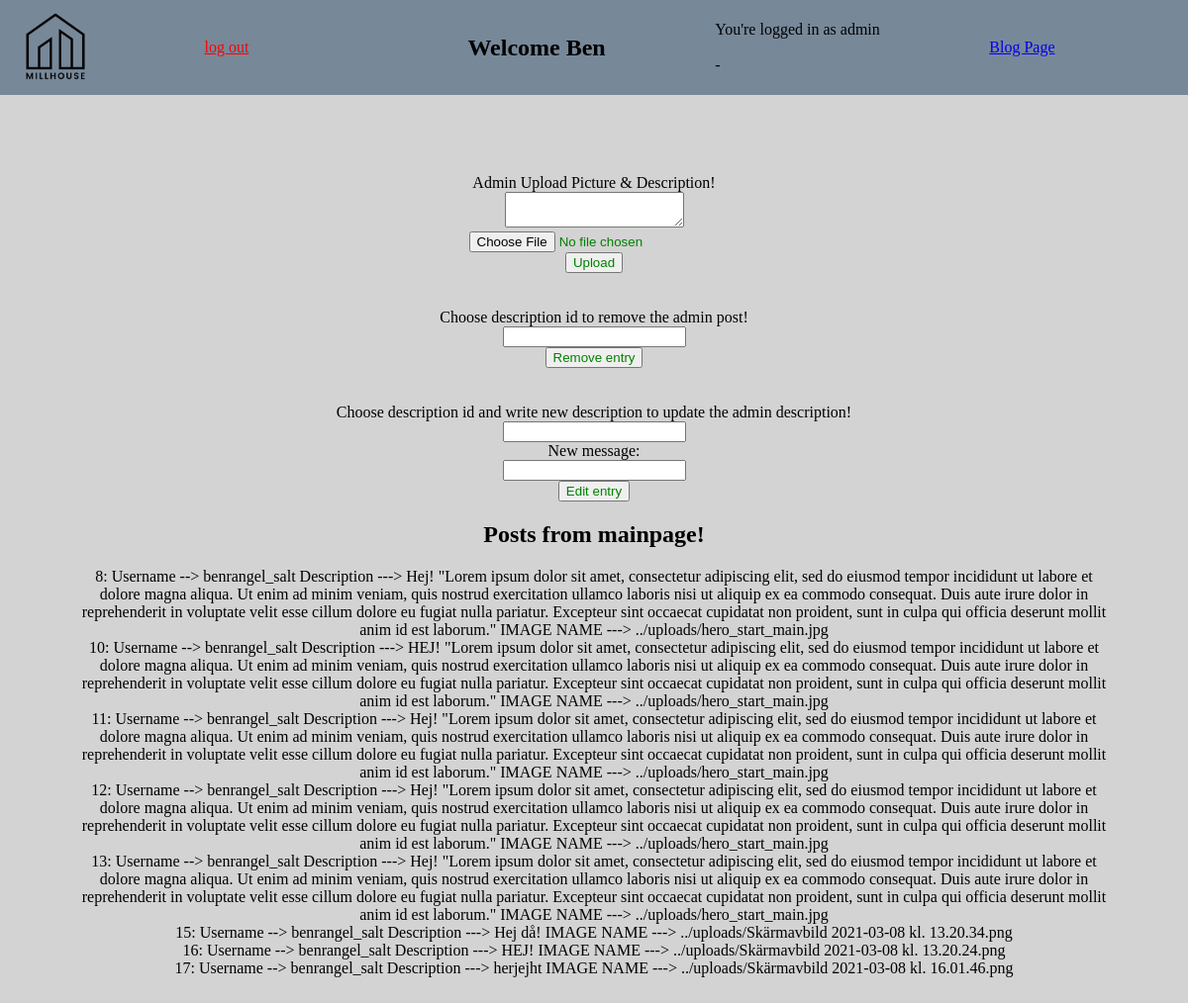
The page /views/loggedin.php (signed in) on the database as committed earlier.
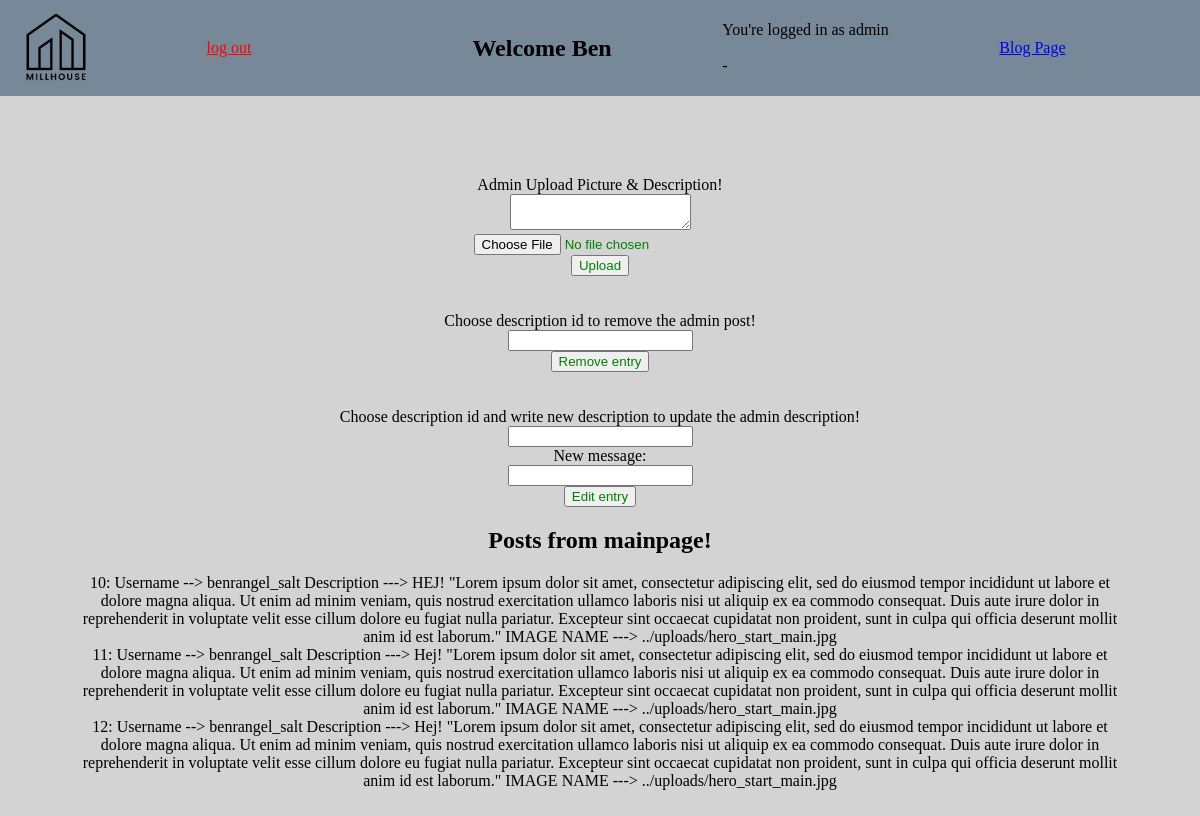
The same page on the database as committed later.
### tables this page shows
CREATE TABLE `posts` (
  `id` int(11) NOT NULL,
  `title` text DEFAULT NULL,
  `description` text DEFAULT NULL,
  `image` text DEFAULT NULL,
  `category` text DEFAULT NULL,
  `date` date DEFAULT current_timestamp(),
  `username` varchar(20) DEFAULT NULL
);

### views/loggedin.php (the view, shortened to what this page needs)
<!DOCTYPE html>
<html lang="en">
<head>
    <link rel="stylesheet" href="../css/style.css">
</head>
<body>
<nav id="blog-nav">
        <img id="blog-nav-logo" src="../uploads/Millhouse_logo.png" alt="Millhouse Logo">
        <a href="Logout.php" style="color: red;">
log out</a><br />
        <?php
if(isset($_SESSION['sess_user_id']) && $_SESSION['sess_user_id']  != "") {
  echo '<h1>Welcome '.$_SESSION['sess_name'].'</h1>';
  if(isset($_SESSION['sess_role']) && $_SESSION['sess_role'] == "admin") {
      echo "You're logged in as admin" . "<br/>" . "<br/>" . " - <a href='../main.php'>Blog Page</a>" . "<br/>" . "<br/>";
  }
  else {
    echo "You don't have admin rights. Please log in/register again <a href='register.php'>here</a> or go to main page <a href=' ../main.php'>here</a> ";
    die();
  }
}
?>
    </nav>
<div id="visiblePost">
<form id="upload" method="POST" action="../partials/handleUpload.php" enctype="multipart/form-data">
Admin Upload Picture & Description! <br>
<textarea type="text" name="description" > </textarea> <br />
<input id ="greenBtn" type="file" name="imageToUpload" value="Picture" /> <br>
<input id="greenBtn" type="submit"  value="Upload"><br><br>
</form>
<br>
<form id="remove" action="../partials/handleRemove.php" method="GET">
    Choose description id to remove the admin post! <br/>
    <input type="number" name="id"> <br/>
    <input id ="greenBtn" type="submit" value="Remove entry"><br><br>
</form>
<br>
<form id="edit" action="../partials/handleEdit.php" method="GET">
    Choose description id and write new description to update the admin description! <br/>
    <input type="number" name="id"> <br/>
    New message:<br><input type="text" name="newDescription">
    <br><input id="greenBtn" type="submit" value="Edit entry">
</form>
<?php
include("db.php");
echo "<h2> Posts from mainpage! </h2>";
$stm = $pdo->query("SELECT id, title, description, image, category, date, username FROM posts");
while ($row = $stm->fetch()) {
    echo $row['id'] . ": " . "Username --> " . $row['username'] . " Description ---> " . $row['description'] . " IMAGE NAME ---> " .  $row['image'] . "<br />";
}
?>
</div>
</body>
</html>

### css/style.css (style rules this page uses)
body { margin: 0; padding: 0; box-sizing: border-box; font-family: futura; background-color: lightgrey; }
#blog-nav { background-color: lightslategray; height: 6rem; width: auto; display: flex; justify-content: space-between; align-items: center; padding-left: 1rem; padding-right: 1.5rem; }
#blog-nav-logo { width: 5rem; height: 5rem; }
#visiblePost { padding: 5rem; text-align: center; display: block; }
#greenBtn { color: green; }

Rows that differ between the two databases and show on the page:
removed posts: id "8", username "benrangel_salt", description "Hej! \"Lorem ipsum dolor sit amet, consectetur adipiscing elit, sed do eiusmod tempor incididunt ut labore et dolore magna aliqua. Ut enim ad minim veniam, quis nostrud exercitation ullamco laboris nisi ut aliquip ex ea commodo consequat. Duis aute irure dolor in reprehenderit in voluptate velit esse cillum dolore eu fugiat nulla pariatur. Excepteur sint occaecat cupidatat non proident, sunt in culpa qui officia deserunt mollit anim id est laborum.\"", image "../uploads/hero_start_main.jpg"
removed posts: id "13", username "benrangel_salt", description "Hej! \"Lorem ipsum dolor sit amet, consectetur adipiscing elit, sed do eiusmod tempor incididunt ut labore et dolore magna aliqua. Ut enim ad minim veniam, quis nostrud exercitation ullamco laboris nisi ut aliquip ex ea commodo consequat. Duis aute irure dolor in reprehenderit in voluptate velit esse cillum dolore eu fugiat nulla pariatur. Excepteur sint occaecat cupidatat non proident, sunt in culpa qui officia deserunt mollit anim id est laborum.\"", image "../uploads/hero_start_main.jpg"
removed posts: id "15", username "benrangel_salt", description "Hej då!", image "../uploads/Skärmavbild 2021-03-08 kl. 13.20.34.png"
removed posts: id "16", username "benrangel_salt", description "HEJ!", image "../uploads/Skärmavbild 2021-03-08 kl. 13.20.24.png"
removed posts: id "17", username "benrangel_salt", description "herjejht", image "../uploads/Skärmavbild 2021-03-08 kl. 16.01.46.png"
